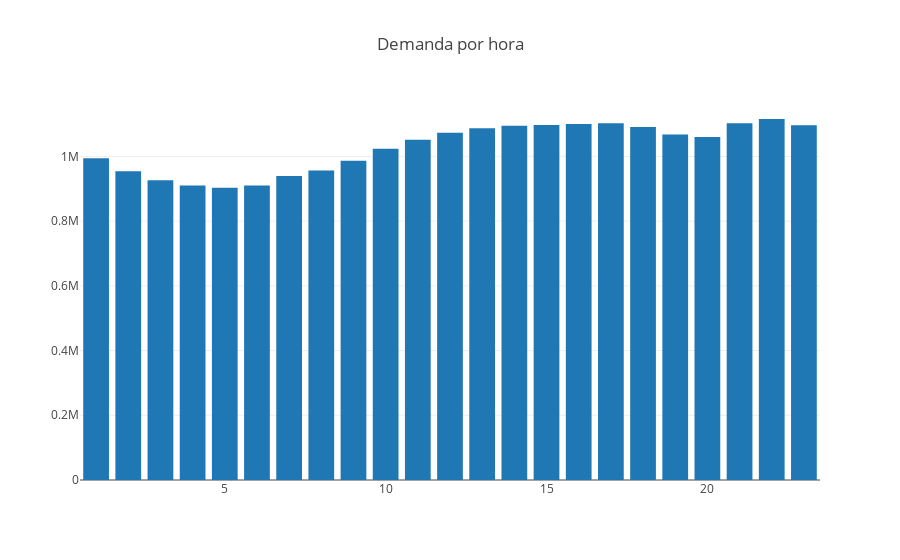

Write notebook code for a chart like this one.
### Code cell
plotly.offline.init_notebook_mode(connected=True)
data = [go.Bar(
            x=resumenHora.index,
            y=resumenHora['valorDemanda']
    )]
layout = go.Layout(
    title='Demanda por hora',
)

fig = go.Figure(data=data, layout=layout)
plotly.offline.iplot(fig, filename='Demanda por hora')

### Figure 1 — Plotly figure (JSON) as saved in the notebook; plotly's stock layout.template omitted (floating-point values rounded to 4 significant figures)
{"data": [{"type": "bar", "x": [1, 2, 3, 4, 5, 6, 7, 8, 9, 10, 11, 12, 13, 14, 15, 16, 17, 18, 19, 20, 21, 22, 23], "y": [994199, 954417, 926630, 909850, 903503, 910115, 939408, 956708, 986239, 1023568, 1051899, 1073157, 1086860, 1094413, 1097207, 1100520, 1102681, 1091121, 1067376, 1059862, 1102827, 1115646, 1096551]}], "layout": {"title": "Demanda por hora"}}
